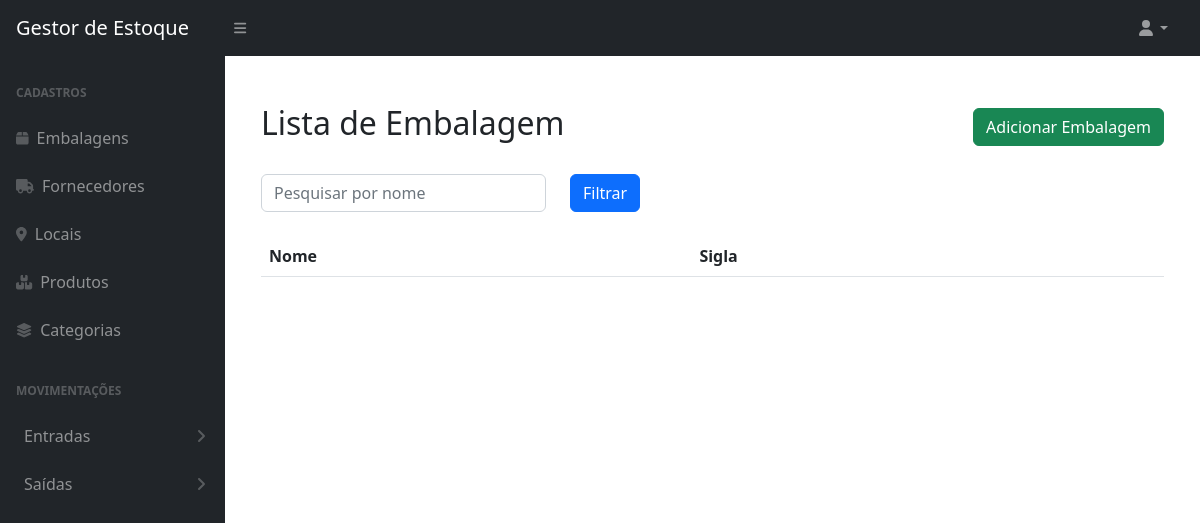
Before: /embalagens/ with the older database file.
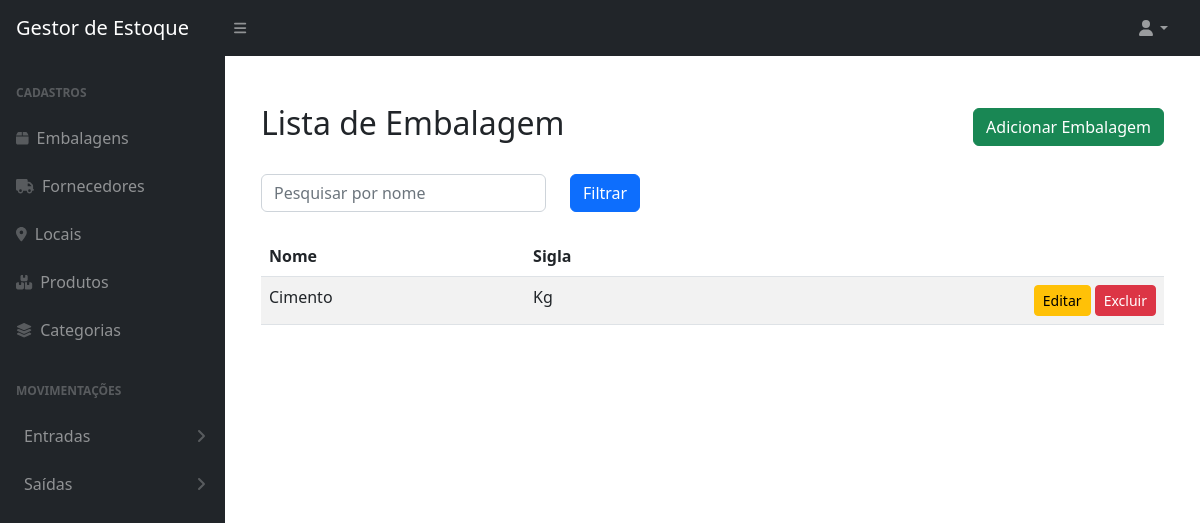
After: the same page with the newer database file.
### produtos/models.py (models this page shows, shortened)
class Embalagem(BaseModel):
    nome = models.CharField(max_length=50, verbose_name='Nome da embalagem')  # noqa: F811
    sigla = models.CharField(max_length=3, verbose_name='Sigla da embalagem')
    class Meta:
        db_table = 'embalagens'

### produtos/views.py (the view)
# urls.py: path('embalagens/', listar_embalagens, name='listar_embalagens'),
def listar_embalagens(request):
    consulta = request.GET.get('q')
    sigla = request.GET.get('sigla')
    embalagens = Embalagem.objects.all()
    if consulta:
        embalagens = embalagens.filter(nome__icontains=consulta)
    if sigla:
        embalagens = embalagens.filter(sigla=sigla)
    return render(request, 'produtos/listar_embalagens.html', {'embalagens': embalagens})  # noqa: E501

### produtos/templates/produtos/listar_embalagens.html
{% extends "base.html" %}
{% block content %}
<div class="container mt-5">
    <div class="d-flex justify-content-between align-items-center mb-4">
        <h2>Lista de Embalagem</h2>
        <a href="{% url 'adicionar_embalagens' %}" class="btn btn-success">Adicionar Embalagem</a>
    </div>
    <form method="get" class="mb-4">
        <div class="row">
            <div class="col-md-4">
                <input type="text" name="q" class="form-control" placeholder="Pesquisar por nome" value="{{ request.GET.q }}">
            </div>
            <div class="col-md-4">
                <button type="submit" class="btn btn-primary">Filtrar</button>
            </div>
        </div>
    </form>
    <div class="table-responsive">
        <table class="table table-striped table-hover">
            <thead class="thead-dark">
                <tr>
                    <th>Nome</th>
                    <th>Sigla</th>
                    <th></th>
                </tr>
            </thead>
            <tbody>
                {% for embalagem in embalagens %}
                <tr>
                    <td>{{ embalagem.nome }}</td>
                    <td>{{ embalagem.sigla }}</td>
                    <td class="text-end">
                        <a href="{% url 'editar_embalagens' embalagem.id %}" class="btn btn-warning btn-sm">Editar</a>
                        <a href="{% url 'excluir_embalagens' embalagem.id %}" class="btn btn-danger btn-sm">Excluir</a>
                    </td>
                </tr>
                {% endfor %}
            </tbody>
        </table>
    </div>
</div>
{% endblock content %}

Changed rows visible on the page:
added Embalagem: nome "Cimento", sigla "Kg"
